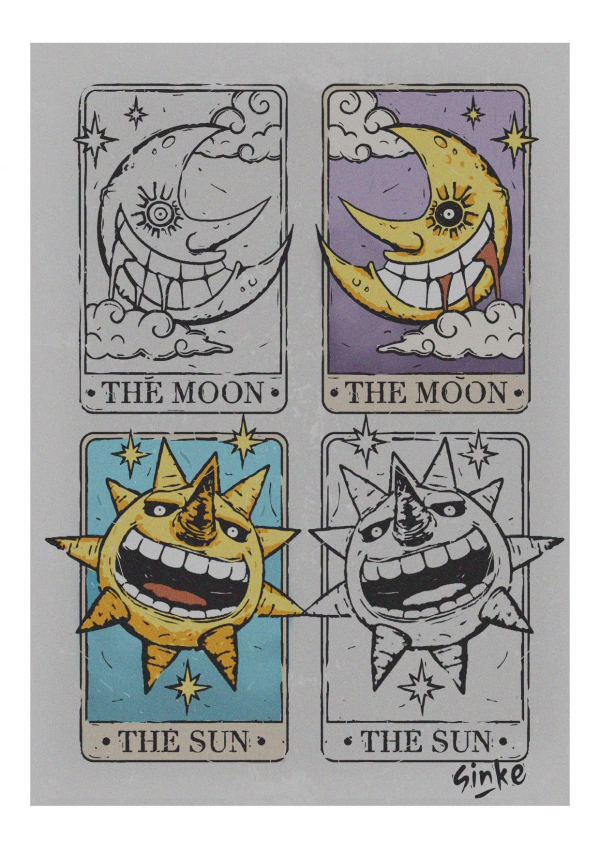
#> input picture tasks/thamkhao.jpg, 1200 x 1697 px (shown at 1/2 size)
$ python -i generate_golden_samples.py   (imports and definitions only)
#> lines starting #> are read from the running program, lines starting #| are printed output that depends on the picture
# E:\ChessToDie\tools\art_pipeline\generate_golden_samples.py
# Python / generate_golden_samples.py / Python 3 + Pillow + SD Forge API / Chess to Die (Ag5)
"""
Generate Golden Standard V2 Tarot card backs, sample card art, and a fully
composed sample card for Game Designer approval.

- Card backs use original Pillow silhouette/sketch guides (NO cropping from
  tasks/thamkhao.jpg) fed into SD Forge img2img so the expressions are 100%
  original, razor-sharp, and never drift into human figures:
    * THE SUN: squinting mischievous curved eyes (^ ^) + wide gleaming toothy grin
    * THE MOON: laughing crescent moon ("haha" wide-open mouth with crisp white teeth)
- Mandatory Pillow pixel-snap (74x103 -> 2x NEAREST -> 148x206) with locked
  8-color Balatro palettes, crisp Tarot pixel border, corner flourishes, and
  pixel banner text (`* THE SUN *` / `* THE MOON *`).
- Supports `--backs-only` to regenerate only the 2 card backs without touching
  sample_card_art.png or sample_card_composed.png.

Outputs:
  - assets/sprites/cards/the_sun_back.png         (148x206 RGBA)
  - assets/sprites/cards/the_moon_back.png        (148x206 RGBA)
  - assets/sprites/cards/sample_card_art.png      (136x104 RGBA)
  - assets/sprites/cards/sample_card_composed.png (148x206 RGBA)
"""

import argparse
import base64
import colorsys
import io
import json
import math
import os
import urllib.request
from collections import Counter
from pathlib import Path
from typing import Dict, List, Tuple
from PIL import Image, ImageDraw, ImageEnhance

ROOT = Path(__file__).resolve().parents[2]
FRAME_ACTIVE_PATH = ROOT / "assets" / "ui" / "textures" / "frame_active.png"
REF_THAMKHAO_PATH = ROOT / "tasks" / "thamkhao.jpg"
REF_MOON_PATH = ROOT / "tasks" / "images.jfif"
OUT_DIR = ROOT / "assets" / "sprites" / "cards"

SD_TXT2IMG_URL = "http://127.0.0.1:7860/sdapi/v1/txt2img"
SD_IMG2IMG_URL = "http://127.0.0.1:7860/sdapi/v1/img2img"
CHECKPOINT = "DreamshaperPixelart.safetensors"

RGB = Tuple[int, int, int]
RGBA = Tuple[int, int, int, int]


def hex_rgb(code: str) -> RGB:
    c = code.lstrip("#")
    return (int(c[0:2], 16), int(c[2:4], 16), int(c[4:6], 16))


# Locked 8-color Balatro palettes from design/art_bible.md & sd_art_spec.md
SUN_PALETTE: List[RGB] = [
    hex_rgb("#121014"),  # ink black
    hex_rgb("#2E0F15"),  # deep crimson bg
    hex_rgb("#5E1D1A"),  # dark maroon
    hex_rgb("#A83B1B"),  # burnt crimson-orange
    hex_rgb("#D96B27"),  # ember orange
    hex_rgb("#F4A236"),  # primary sun gold-orange
    hex_rgb("#FFD166"),  # bright gold
    hex_rgb("#FFF0C2"),  # cream highlight / teeth
]

MOON_PALETTE: List[RGB] = [
    hex_rgb("#081121"),  # ink midnight
    hex_rgb("#0B224D"),  # abyss blue
    hex_rgb("#0B3D91"),  # primary deep ocean blue
    hex_rgb("#195EC2"),  # cobalt mid
    hex_rgb("#3B86E8"),  # azure
    hex_rgb("#64B5F6"),  # primary bright moon blue
    hex_rgb("#A6D8FA"),  # pale ice blue
    hex_rgb("#E3F2FD"),  # ice white highlight / teeth
]

# Crisp 3x5 pixel bitmap font for Tarot banners & card text
FONT_3X5: Dict[str, List[str]] = {
    "A": ["010", "101", "111", "101", "101"],
    "B": ["110", "101", "110", "101", "110"],
    "C": ["011", "100", "100", "100", "011"],
    "D": ["110", "101", "101", "101", "110"],
    "E": ["111", "100", "110", "100", "111"],
    "F": ["111", "100", "110", "100", "100"],
    "G": ["011", "100", "101", "101", "011"],
    "H": ["101", "101", "111", "101", "101"],
    "I": ["111", "010", "010", "010", "111"],
    "J": ["001", "001", "001", "101", "010"],
    "K": ["101", "101", "110", "101", "101"],
    "L": ["100", "100", "100", "100", "111"],
    "M": ["101", "111", "111", "101", "101"],
    "N": ["110", "101", "101", "101", "101"],
    "O": ["010", "101", "101", "101", "010"],
    "P": ["110", "101", "110", "100", "100"],
    "Q": ["010", "101", "101", "111", "001"],
    "R": ["110", "101", "110", "101", "101"],
    "S": ["011", "100", "010", "001", "110"],
    "T": ["111", "010", "010", "010", "010"],
    "U": ["101", "101", "101", "101", "111"],
    "V": ["101", "101", "101", "101", "010"],
    "W": ["101", "101", "111", "111", "101"],
    "X": ["101", "101", "010", "101", "101"],
    "Y": ["101", "101", "010", "010", "010"],
    "Z": ["111", "001", "010", "100", "111"],
    "0": ["111", "101", "101", "101", "111"],
    "1": ["010", "110", "010", "010", "111"],
    "2": ["110", "001", "010", "100", "111"],
    "3": ["110", "001", "010", "001", "110"],
    "4": ["101", "101", "111", "001", "001"],
    "5": ["111", "100", "110", "001", "110"],
    "6": ["011", "100", "111", "101", "111"],
    "7": ["111", "001", "010", "010", "010"],
    "8": ["111", "101", "111", "101", "111"],
    "9": ["111", "101", "111", "001", "110"],
    ".": ["000", "000", "000", "000", "010"],
    ",": ["000", "000", "000", "010", "100"],
    "/": ["001", "001", "010", "100", "100"],
    "-": ["000", "000", "111", "000", "000"],
    ":": ["000", "010", "000", "010", "000"],
    "*": ["000", "010", "111", "010", "000"],  # bullet dot/diamond
    " ": ["00", "00", "00", "00", "00"],
}


# [311 lines left out: functions measure_pixel_text, draw_pixel_text, img_to_b64, call_sd_txt2img, call_sd_img2img, _post_sd and 3 more, not called in this run]


def _grid_to_512(gx: float, gy: float) -> Tuple[float, float]:
    """Map a 74x103 base-grid coordinate to the 512x704 SD canvas (accounting for 74:103 center crop)."""
    return (3.0 + gx * (506.0 / 74.0), gy * (704.0 / 103.0))


# Shared C-crescent geometry in 74x103 base-grid coordinates (opens RIGHT, NO nose)
MOON_OUTER_CX, MOON_OUTER_CY, MOON_OUTER_R = 39.0, 45.0, 26.0
MOON_INNER_CX, MOON_INNER_CY, MOON_INNER_R = 50.0, 39.0, 19.5
MOON_EYE_CX, MOON_EYE_CY = 24, 44


# [143 lines left out: function build_moon_c_sketch_guide, not called in this run]


def center_crop_aspect(img: Image.Image, target_w: int, target_h: int) -> Image.Image:
    w, h = img.size
    target_ratio = target_w / target_h
    src_ratio = w / h
    if src_ratio > target_ratio:
        new_w = int(round(h * target_ratio))
        x0 = (w - new_w) // 2
        return img.crop((x0, 0, x0 + new_w, h))
    new_h = int(round(w / target_ratio))
    y0 = (h - new_h) // 2
    return img.crop((0, y0, w, y0 + new_h))


# [739 lines left out: functions build_palette_image, quantize_to_fixed_palette, quantize_adaptive, apply_tarot_card_frame_and_banner, _stamp_pixel_star, refine_sun_face_74x103 and 5 more, not called in this run]


def postprocess_card_art(raw_img: Image.Image) -> Image.Image:
    """Snap to 68x52 base grid -> 18 crisp colors -> 2x NEAREST -> 136x104."""
    cropped = center_crop_aspect(raw_img, 68, 52)
    small = cropped.resize((68, 52), Image.Resampling.BOX)
    quant = quantize_adaptive(small, max_colors=18)
    return quant.resize((136, 104), Image.Resampling.NEAREST)


# [166 lines left out: functions compose_sample_card, main, not called in this run]


# [2 lines not run here, left out]

>>> import cv2
>>> picture = cv2.imread('../../tasks/thamkhao.jpg', cv2.IMREAD_GRAYSCALE)
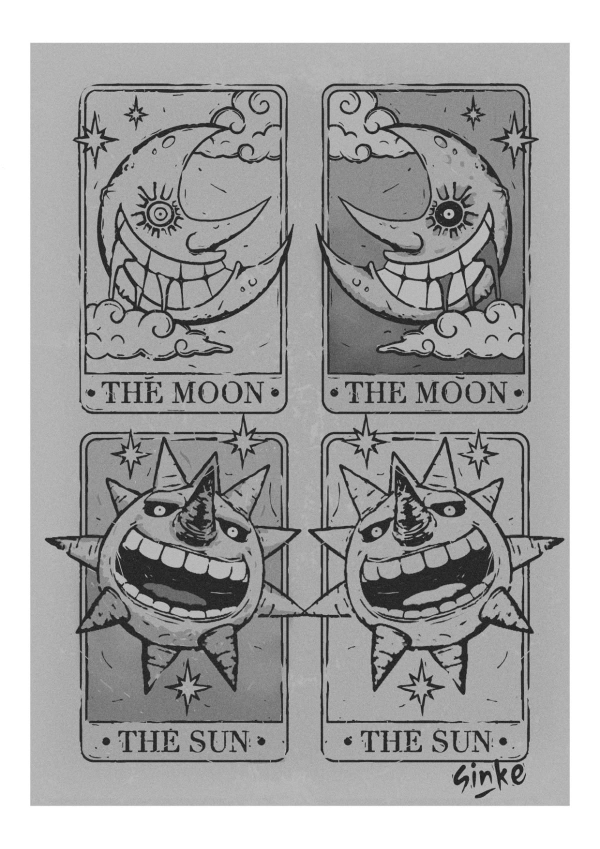
#> picture: shape (1697, 1200) (shown at 1/2 size); min 13, max 255, mean 166.6
>>> result = postprocess_card_art(picture)
#> (the run stopped early here; a loop or call above may not have finished)
